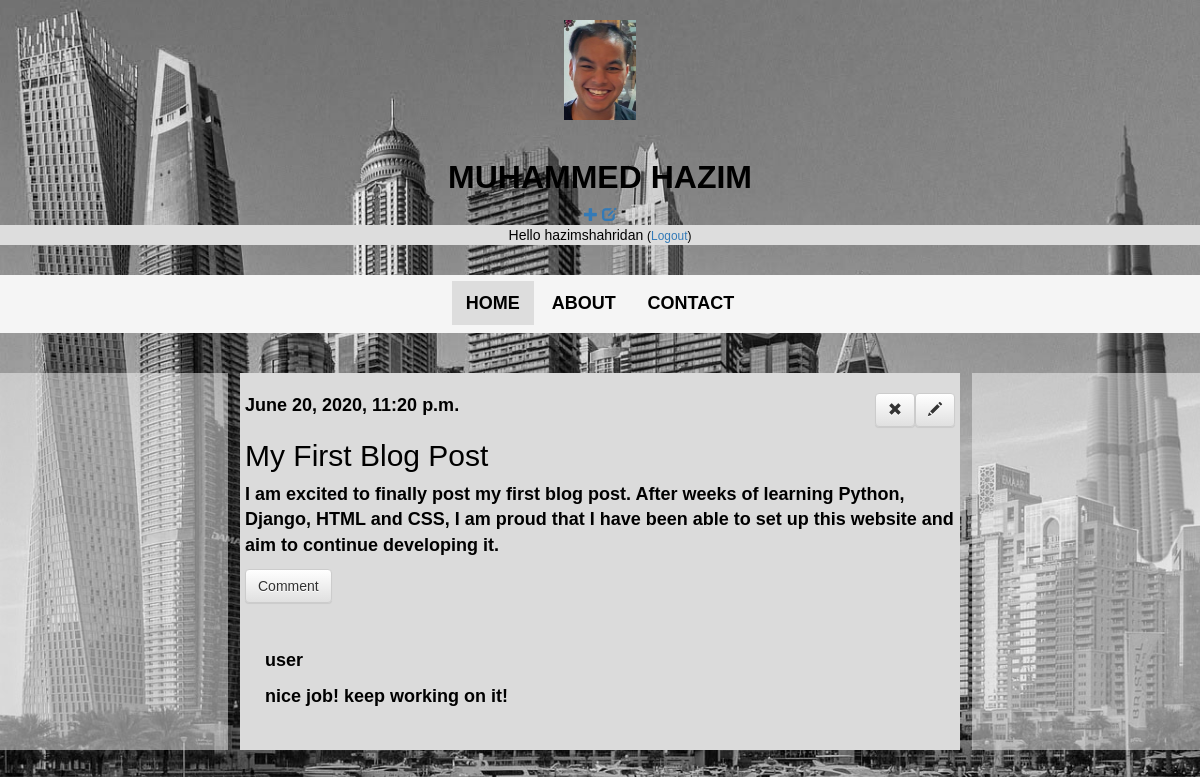
The app's page /post/4/ (signed in) with its own data.
### blog/models.py (models this page shows, shortened)
class Post(models.Model):
    author=models.ForeignKey(settings.AUTH_USER_MODEL, on_delete=models.CASCADE)
    title= models.CharField(max_length=200)
    text= models.TextField()
    created_date = models.DateTimeField(default=timezone.now)
    published_date = models.DateTimeField(blank=True,null=True)

class Comment(models.Model):
    post=models.ForeignKey('blog.Post', on_delete=models.CASCADE, related_name='comments')
    author=models.CharField(max_length=200)
    text=models.TextField()
    created_date= models.DateTimeField(default=timezone.now)
    approved_comment= models.BooleanField(default=False)

### blog/views.py (the view)
# urls.py: path('post/<int:pk>/', views.post_detail, name='post_detail'),
def post_detail(request, pk):
    post= get_object_or_404(Post, pk=pk)
    return render(request, 'blog/post_detail.html', {'post':post})

### blog/templates/blog/post_detail.html (shortened to what this page needs)
{% extends 'blog/base.html' %} {% block content %}
<div class="post">
  {% if user.is_authenticated %}
  <a
    class="btn btn-default"
    href="{% url 'post_edit' pk=post.pk %}"
    style="float: right;"
    ><span class="glyphicon glyphicon-pencil"></span
  ></a>
  <a
    class="btn btn-default"
    href="{% url 'post_remove' pk=post.pk%}"
    style="float: right;"
    ><span class="glyphicon glyphicon-remove"></span
  ></a>
  {% endif %}
  {% if post.published_date %}
  <div class="date">
    {{ post.published_date}}
  </div>
  {% else %}
  <a class="btn btn-default" href="{% url 'post_publish' pk=post.pk %}"
    >Publish</a
  >
  {% endif %}
  <h2>{{ post.title }}</h2>
  <p>{{ post.text|linebreaksbr }}</p>
</div>
<a class="btn btn-default" href="{% url 'add_comment' pk=post.pk %}">Comment</a>
{% for comment in post.comments.all %}
  {% if user.is_authenticated or comment.approved_comment %}
<div class="comment">
  <br />
  <strong>{{comment.author}}</strong>
  <p>{{comment.text|linebreaks}}</p>
</div>
{% endif %}
{% empty %}
<p>No comments here :(</p>
{% endfor%} {% endblock %}

### blog/templates/blog/base.html (shortened to what this page needs)
{% load static %}
<!DOCTYPE html>
<html>
  <head>
    <link
      rel="stylesheet"
      href="//maxcdn.bootstrapcdn.com/bootstrap/3.2.0/css/bootstrap.min.css"
    />
    <link
      rel="stylesheet"
      href="//maxcdn.bootstrapcdn.com/bootstrap/3.2.0/css/bootstrap-theme.min.css"
    />
    <link rel="stylesheet" href="{% static 'css/styles.css' %}" />
  </head>
  <body>
    <div class="profilepic" style="padding-top: 20px;">
      <img src="{% static 'imgs/IMG-4012.JPG' %}" alt="icon" height="100px" />
    </div>
    <br />
    <div class="ttl">
      <h1
        style="
          font-family: Arial, Helvetica, sans-serif;
          font-weight: bold;
          font-size: xx-large;
        "
      >
        MUHAMMED HAZIM
      </h1>
      {% if user.is_authenticated %}
      <a href="{% url 'post_new' %}" class="top_menu"
        ><span class="glyphicon glyphicon-plus"></span
      ></a>
      <a href="{% url 'post_draft_list' %}" class="top-menu"
        ><span class="glyphicon glyphicon-edit"></span
      ></a>
      <p class="top menu" style="background-color: #ddd;">
        Hello {{user.username}}
        <small> (<a href="{% url 'logout' %}">Logout</a>)</small>
      </p>
      {% else %}
      <a href="{% url 'login' %}" class="top-menu"
        ><span class="glyphicon glyphicon-lock"></span
      ></a>
      {% endif %}
    </div>
    <br />
    <div class="taskbar">
      <a class="active" href="{% url 'post_list' %}">HOME</a>
      <a href="{% url 'webpage2' %}">ABOUT</a>
      <a href="{% url 'webpage3' %}">CONTACT</a>
    </div>
    <br />
    <br />
    <div class="tempholder">
      <div class="ltemp">
        <div class="lcont">
        </div>
      </div>
      <div class="main">
        <div class="content_container">
          <div class="row">
            <div class="text">
              {% block content %} {% endblock %}
            </div>
          </div>
        </div>
      </div>
      <div class="rtemp">
        <div class="rcont">
        </div>
      </div>
    </div>
  </body>
</html>

### blog/static/css/styles.css (style rules this page uses)
html, body { height: 100%; margin: 0; }
.tempholder { display: flex; height: fit-content; }
.ltemp { width: 20%; float: left; }
.lcont { float: left; width: 95%; height: 100%; background-color: whitesmoke; text-align: center; }
.main { width: 60%; height: 100%; float: left; background-color: rgb(219, 219, 219); }
.rtemp { width: 20%; float: right; }
.rtemp .rcont { width: 95%; height: 100%; float: right; background-color: whitesmoke; text-align: center; }
.profilepic { text-align: center; height: 120px; padding-top: 20px; }
.ttl { font-family: Arial, Helvetica, sans-serif; color: black; text-align: center; }
.taskbar { text-align: center; background-color: whitesmoke; padding-top: 16px; padding-bottom: 16px; }
.taskbar a { color: black; text-align: center; padding: 12px 14px; text-decoration: none; font-size: large; font-weight: bold; }
.taskbar a.active { background-color: #dddddd; }
.content_container { text-align: start; padding: 20px; }
.post { font-family: Arial, Helvetica, sans-serif; color: black; }
.text { font-family: Arial, Helvetica, sans-serif; font-weight: bold; font-size: large; }
.comment { margin: 20px 0px 20px 20px; }

### records on screen
Post: published_date "June 20, 2020, 11:20 p.m.", title "My First Blog Post", text "I am excited to finally post my first blog post. After weeks of learning Python, Django, HTML and CSS, I am proud that I have been able to set up this website and aim to continue developing it."
Comment: author "user", text "nice job! keep working on it!"

### other values on screen
{{ user.username }} "hazimshahridan"
